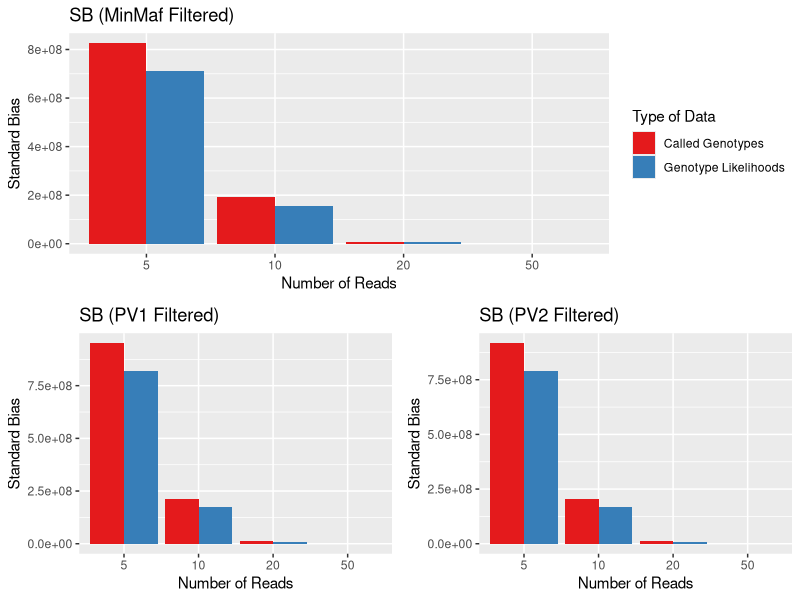
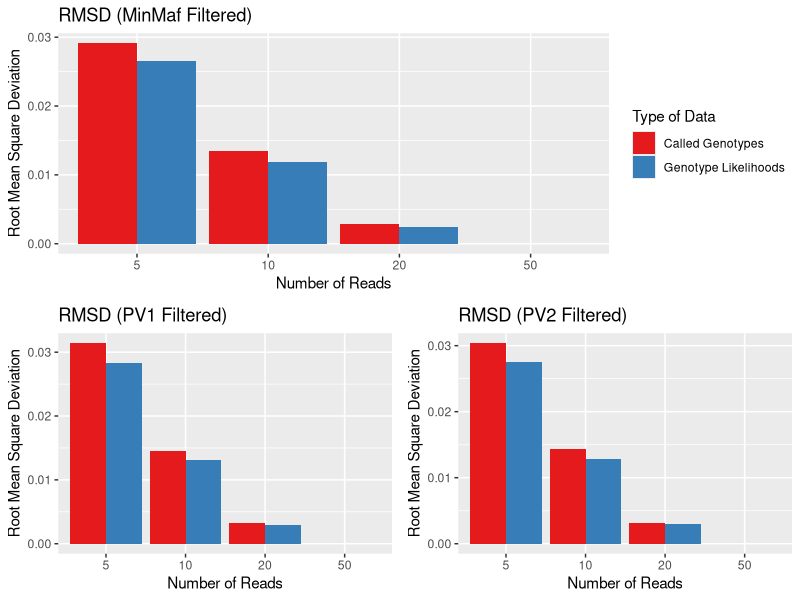

Recreate these plots in R, in order.
#!/usr/bin/Rscript

#FileName: Plot_CompStats.R
#Author: "Emma Fox (e.fox16@imperial.ac.uk)"
#Combines all data into a data frame of shared points. 
#Calculates a root mean square and and standard deviation comparison for each SNP pair
#which is then summed for all pairs to give the final measure. 

##IMPORTS
require(ggplot2)
require(gridExtra)
require(grid)
require(RColorBrewer)

#Put measures in data frame
MinMafDF<-data.frame(NumReads=c(50, 20, 20, 10, 10, 5, 5),
                     DataType=c("Genotype Likelihoods", "Called Genotypes", "Genotype Likelihoods", 
                                "Called Genotypes", "Genotype Likelihoods", 
                                "Called Genotypes", "Genotype Likelihoods"),
                     SB=c(64.243,8.95181e6,7.27899e6,1.91698e8,1.53388e8,8.2578e8,7.1185e8),
                     RMSD=c(0,0.002828,0.002449,0.013490,0.011916,0.029120,0.026476))
MinMafDF$NumReads<-as.factor(MinMafDF$NumReads)

PV1DF<-data.frame(NumReads=c(50, 20, 20, 10, 10, 5, 5),
                     DataType=c("Genotype Likelihoods", "Called Genotypes", "Genotype Likelihoods", 
                                "Called Genotypes", "Genotype Likelihoods", 
                                "Called Genotypes", "Genotype Likelihoods"),
                     SB=c(-12.0437,1.12786e7,9.18985e6,2.11603e8,1.72894e8,9.5144e8,8.20193e8),
                     RMSD=c(2.01640e-7,0.003316,0.003000,0.014560,0.013076,0.031400,0.028372))
PV1DF$NumReads<-as.factor(PV1DF$NumReads)

PV2DF<-data.frame(NumReads=c(50, 20, 20, 10, 10, 5, 5),
                     DataType=c("Genotype Likelihoods", "Called Genotypes", "Genotype Likelihoods", 
                                "Called Genotypes", "Genotype Likelihoods", 
                                "Called Genotypes", "Genotype Likelihoods"),
                     SB=c(-10.7276,1.09696e7,8.8722e6,2.0658e8,1.68348e8,9.16982e8,7.89493e8),
                     RMSD=c(2.11698e-7,0.003162,0.003000,0.014282,0.012806,0.030364,0.027477))
PV2DF$NumReads<-as.factor(PV2DF$NumReads)
#Plot the data
PlotSB<-function(ResultFrame, GraphName){
  ggplot(data=ResultFrame, aes(x=NumReads, y=SB, fill=DataType)) + 
    geom_bar(stat="identity", position = position_dodge()) +
    scale_x_discrete(limits = ResultFrame$DataNames) +
    scale_fill_brewer(palette = "Set1") +
    labs(title=GraphName,
         x="Number of Reads", y="Standard Bias", fill="Type of Data")
}

PlotRMSD<-function(ResultFrame, GraphName){
  PlotRMSD<-ggplot(data=ResultFrame, aes(x=NumReads, y=RMSD, fill=DataType)) +
    geom_bar(stat="identity", position = position_dodge()) +
    scale_x_discrete(limits = ResultFrame$DataNames) +
    scale_fill_brewer(palette = "Set1") +
    labs(title=GraphName,
         x="Number of Reads", y="Root Mean Square Deviation", fill="Type of Data")
}

SB_MinMaf<-PlotSB(MinMafDF, "SB (MinMaf Filtered)")
SB_PV1<-PlotSB(PV1DF, "SB (PV1 Filtered)") + guides(fill=FALSE)
SB_PV2<-PlotSB(PV2DF, "SB (PV2 Filtered)") + guides(fill=FALSE)

RMSD_MinMaf<-PlotRMSD(MinMafDF, "RMSD (MinMaf Filtered)")
RMSD_PV1<-PlotRMSD(PV1DF, "RMSD (PV1 Filtered)") + guides(fill=FALSE)
RMSD_PV2<-PlotRMSD(PV2DF, "RMSD (PV2 Filtered)") + guides(fill=FALSE)

#Save to pdf
pdf("SB.pdf")
#Create a new page for the graphs
grid.newpage()
#set layout
pushViewport(viewport(layout = grid.layout(2, 2)))
#create a function to assign plots to places in the layout
PlotPos <- function(x, y) viewport(layout.pos.row = x, layout.pos.col = y)
#Print each graph in the right position
print(SB_MinMaf, vp = PlotPos(1, 1:2))
print(SB_PV1, vp = PlotPos(2, 1))
print(SB_PV2, vp = PlotPos(2, 2))
dev.off()

pdf("RMSD.pdf")
#Create a new page for the graphs
grid.newpage()
#set layout
pushViewport(viewport(layout = grid.layout(2, 2)))
#create a function to assign plots to places in the layout
PlotPos <- function(x, y) viewport(layout.pos.row = x, layout.pos.col = y)
#Print each graph in the right position
print(RMSD_MinMaf, vp = PlotPos(1, 1:2))
print(RMSD_PV1, vp = PlotPos(2, 1))
print(RMSD_PV2, vp = PlotPos(2, 2))
dev.off()
